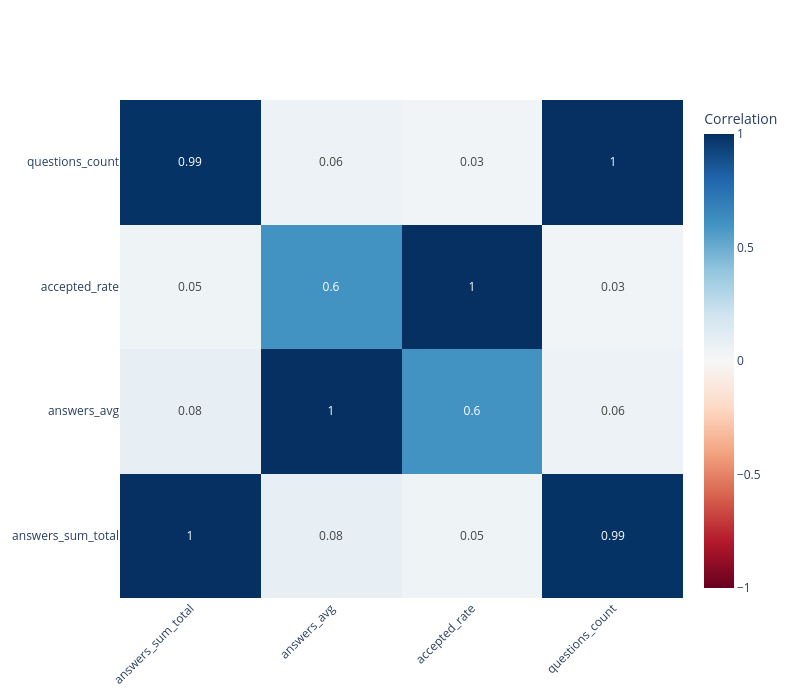

Notebook code for this chart:
### Code cell
tags_df = tags_df[["answers_sum_total","answers_avg","accepted_rate","questions_count"]]
tags_df = tags_df[tags_df["questions_count"] > 100]
tags_df_corr = tags_df.corr()

fig = go.Figure(go.Heatmap(
    z=tags_df_corr.values,
    x=tags_df_corr.columns.tolist(),
    y=tags_df_corr.columns.tolist(),
    text=tags_df_corr.round(2).values,
    texttemplate="%{text}",
    colorscale="RdBu",
    zmin=-1,
    zmax=1,
    colorbar=dict(title="Correlation")
))

fig.update_layout(
    xaxis=dict(tickangle=-45),
    width=800,
    height=700
)

fig.show()

# Accepted rate (the most relevant for this analysis) shows correlation to the average number of answers

### Figure 1 — Plotly figure (JSON) as saved in the notebook; plotly's stock layout.template omitted (floating-point values rounded to 4 significant figures)
{"data": [{"colorbar": {"title": {"text": "Correlation"}}, "colorscale": [[0, "rgb(103,0,31)"], [0.1, "rgb(178,24,43)"], [0.2, "rgb(214,96,77)"], [0.3, "rgb(244,165,130)"], [0.4, "rgb(253,219,199)"], [0.5, "rgb(247,247,247)"], [0.6, "rgb(209,229,240)"], [0.7, "rgb(146,197,222)"], [0.8, "rgb(67,147,195)"], [0.9, "rgb(33,102,172)"], [1, "rgb(5,48,97)"]], "text": [[1.0, 0.08, 0.05, 0.99], [0.08, 1.0, 0.6, 0.06], [0.05, 0.6, 1.0, 0.03], [0.99, 0.06, 0.03, 1.0]], "texttemplate": "%{text}", "type": "heatmap", "x": ["answers_sum_total", "answers_avg", "accepted_rate", "questions_count"], "y": ["answers_sum_total", "answers_avg", "accepted_rate", "questions_count"], "z": [[1.0, 0.0844, 0.04576, 0.99], [0.0844, 1.0, 0.6045, 0.05687], [0.04576, 0.6045, 1.0, 0.03139], [0.99, 0.05687, 0.03139, 1.0]], "zmax": 1, "zmin": -1}], "layout": {"height": 700, "width": 800, "xaxis": {"tickangle": -45}}}
